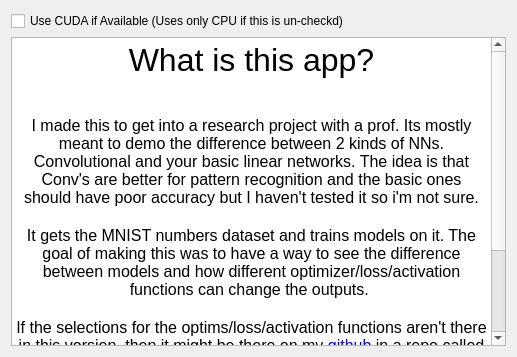
<?xml version="1.0" encoding="UTF-8"?>
<ui version="4.0">
 <class>Form</class>
 <widget class="QWidget" name="Form">
  <property name="geometry">
   <rect>
    <x>0</x>
    <y>0</y>
    <width>517</width>
    <height>357</height>
   </rect>
  </property>
  <property name="windowTitle">
   <string>Form</string>
  </property>
  <layout class="QVBoxLayout" name="verticalLayout">
   <item>
    <widget class="QCheckBox" name="CudaBox">
     <property name="text">
      <string>Use CUDA if Available (Uses only CPU if this is un-checkd)</string>
     </property>
    </widget>
   </item>
   <item>
    <widget class="QTextBrowser" name="AboutTheProject">
     <property name="readOnly">
      <bool>true</bool>
     </property>
     <property name="html">
      <string>&lt;!DOCTYPE HTML PUBLIC &quot;-//W3C//DTD HTML 4.0//EN&quot; &quot;http://www.w3.org/TR/REC-html40/strict.dtd&quot;&gt;
&lt;html&gt;&lt;head&gt;&lt;meta name=&quot;qrichtext&quot; content=&quot;1&quot; /&gt;&lt;style type=&quot;text/css&quot;&gt;
p, li { white-space: pre-wrap; }
&lt;/style&gt;&lt;/head&gt;&lt;body style=&quot; font-family:'MS Shell Dlg 2'; font-size:8pt; font-weight:400; font-style:normal;&quot;&gt;
&lt;p align=&quot;center&quot; style=&quot; margin-top:0px; margin-bottom:0px; margin-left:0px; margin-right:0px; -qt-block-indent:0; text-indent:0px;&quot;&gt;&lt;span style=&quot; font-size:24pt;&quot;&gt;What is this app?&lt;/span&gt;&lt;/p&gt;
&lt;p align=&quot;center&quot; style=&quot;-qt-paragraph-type:empty; margin-top:0px; margin-bottom:0px; margin-left:0px; margin-right:0px; -qt-block-indent:0; text-indent:0px; font-size:24pt;&quot;&gt;&lt;br /&gt;&lt;/p&gt;
&lt;p align=&quot;center&quot; style=&quot; margin-top:0px; margin-bottom:0px; margin-left:0px; margin-right:0px; -qt-block-indent:0; text-indent:0px;&quot;&gt;&lt;span style=&quot; font-size:12pt;&quot;&gt;I made this to get into a research project with a prof. Its mostly meant to demo the difference between 2 kinds of NNs. Convolutional and your basic linear networks. The idea is that Conv's are better for pattern recognition and the basic ones should have poor accuracy but I haven't tested it so i'm not sure.&lt;/span&gt;&lt;/p&gt;
&lt;p align=&quot;center&quot; style=&quot;-qt-paragraph-type:empty; margin-top:0px; margin-bottom:0px; margin-left:0px; margin-right:0px; -qt-block-indent:0; text-indent:0px; font-size:12pt;&quot;&gt;&lt;br /&gt;&lt;/p&gt;
&lt;p align=&quot;center&quot; style=&quot; margin-top:0px; margin-bottom:0px; margin-left:0px; margin-right:0px; -qt-block-indent:0; text-indent:0px;&quot;&gt;&lt;span style=&quot; font-size:12pt;&quot;&gt;It gets the MNIST numbers dataset and trains models on it. The goal of making this was to have a way to see the difference between models and how different optimizer/loss/activation functions can change the outputs. &lt;/span&gt;&lt;/p&gt;
&lt;p align=&quot;center&quot; style=&quot;-qt-paragraph-type:empty; margin-top:0px; margin-bottom:0px; margin-left:0px; margin-right:0px; -qt-block-indent:0; text-indent:0px; font-size:12pt;&quot;&gt;&lt;br /&gt;&lt;/p&gt;
&lt;p align=&quot;center&quot; style=&quot; margin-top:0px; margin-bottom:0px; margin-left:0px; margin-right:0px; -qt-block-indent:0; text-indent:0px;&quot;&gt;&lt;span style=&quot; font-size:12pt;&quot;&gt;If the selections for the optims/loss/activation functions aren't there in this version, then it might be there on my &lt;/span&gt;&lt;a href=&quot;https://github.com/Mulukulum&quot;&gt;&lt;span style=&quot; font-size:12pt; text-decoration: underline; color:#0000ff;&quot;&gt;github&lt;/span&gt;&lt;/a&gt;&lt;span style=&quot; font-size:12pt;&quot;&gt; in a repo called PyTorch. Time was pretty constrained because of college stuff but hopefully it'll be there by the time you check it out.&lt;/span&gt;&lt;/p&gt;
&lt;p align=&quot;center&quot; style=&quot;-qt-paragraph-type:empty; margin-top:0px; margin-bottom:0px; margin-left:0px; margin-right:0px; -qt-block-indent:0; text-indent:0px; font-size:12pt;&quot;&gt;&lt;br /&gt;&lt;/p&gt;
&lt;p align=&quot;center&quot; style=&quot; margin-top:0px; margin-bottom:0px; margin-left:0px; margin-right:0px; -qt-block-indent:0; text-indent:0px;&quot;&gt;&lt;span style=&quot; font-size:12pt;&quot;&gt;You should be able to save and load models as well, and test and see how accurate each model is by varying parameters like learning rate, epochs etc.&lt;/span&gt;&lt;/p&gt;&lt;/body&gt;&lt;/html&gt;</string>
     </property>
    </widget>
   </item>
  </layout>
 </widget>
 <resources/>
 <connections/>
</ui>
